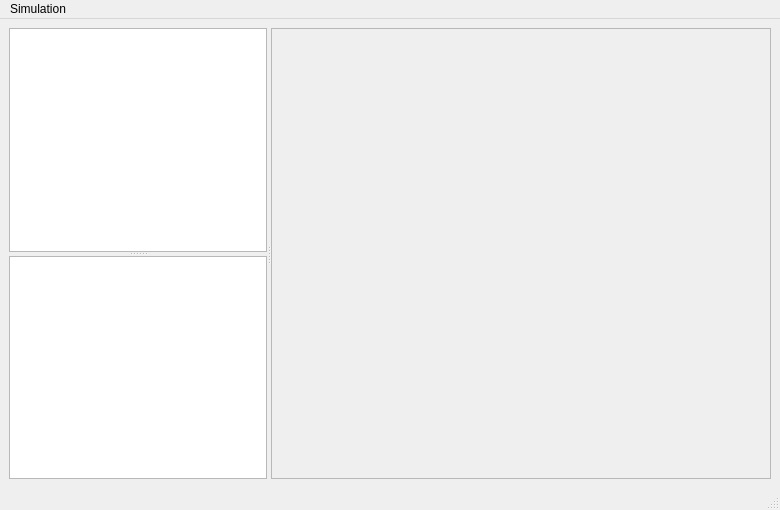
<?xml version="1.0" encoding="UTF-8"?>
<ui version="4.0">
 <class>guiDlg</class>
 <widget class="QMainWindow" name="guiDlg">
  <property name="geometry">
   <rect>
    <x>0</x>
    <y>0</y>
    <width>780</width>
    <height>510</height>
   </rect>
  </property>
  <property name="windowTitle">
   <string> DSR - Viewer</string>
  </property>
  <widget class="QWidget" name="centralwidget">
   <layout class="QVBoxLayout" name="verticalLayout">
    <item>
     <widget class="QSplitter" name="splitter_1">
      <property name="orientation">
       <enum>Qt::Horizontal</enum>
      </property>
      <widget class="QSplitter" name="splitter_2">
       <property name="sizePolicy">
        <sizepolicy hsizetype="Minimum" vsizetype="Expanding">
         <horstretch>0</horstretch>
         <verstretch>0</verstretch>
        </sizepolicy>
       </property>
       <property name="orientation">
        <enum>Qt::Vertical</enum>
       </property>
       <widget class="QTableWidget" name="tableWidgetNodes">
        <property name="sizePolicy">
         <sizepolicy hsizetype="Minimum" vsizetype="Expanding">
          <horstretch>0</horstretch>
          <verstretch>0</verstretch>
         </sizepolicy>
        </property>
       </widget>
       <widget class="QTableWidget" name="tableWidgetEdges">
        <property name="sizePolicy">
         <sizepolicy hsizetype="Minimum" vsizetype="Expanding">
          <horstretch>0</horstretch>
          <verstretch>0</verstretch>
         </sizepolicy>
        </property>
       </widget>
      </widget>
      <widget class="QScrollArea" name="scrollArea">
       <property name="sizePolicy">
        <sizepolicy hsizetype="Maximum" vsizetype="Expanding">
         <horstretch>0</horstretch>
         <verstretch>0</verstretch>
        </sizepolicy>
       </property>
       <property name="minimumSize">
        <size>
         <width>500</width>
         <height>0</height>
        </size>
       </property>
       <property name="widgetResizable">
        <bool>true</bool>
       </property>
       <widget class="QWidget" name="scrollAreaWidgetContents">
        <property name="geometry">
         <rect>
          <x>0</x>
          <y>0</y>
          <width>498</width>
          <height>446</height>
         </rect>
        </property>
       </widget>
      </widget>
     </widget>
    </item>
   </layout>
  </widget>
  <widget class="QMenuBar" name="menubar">
   <property name="geometry">
    <rect>
     <x>0</x>
     <y>0</y>
     <width>780</width>
     <height>22</height>
    </rect>
   </property>
   <widget class="QMenu" name="menuSimulation">
    <property name="title">
     <string>Simulation</string>
    </property>
    <addaction name="actionStart_Stop"/>
   </widget>
   <addaction name="menuSimulation"/>
  </widget>
  <widget class="QStatusBar" name="statusbar"/>
  <action name="actionSave">
   <property name="text">
    <string>Save</string>
   </property>
  </action>
  <action name="actionStart_Stop">
   <property name="text">
    <string>Start/Stop</string>
   </property>
  </action>
 </widget>
 <resources/>
 <connections/>
</ui>
